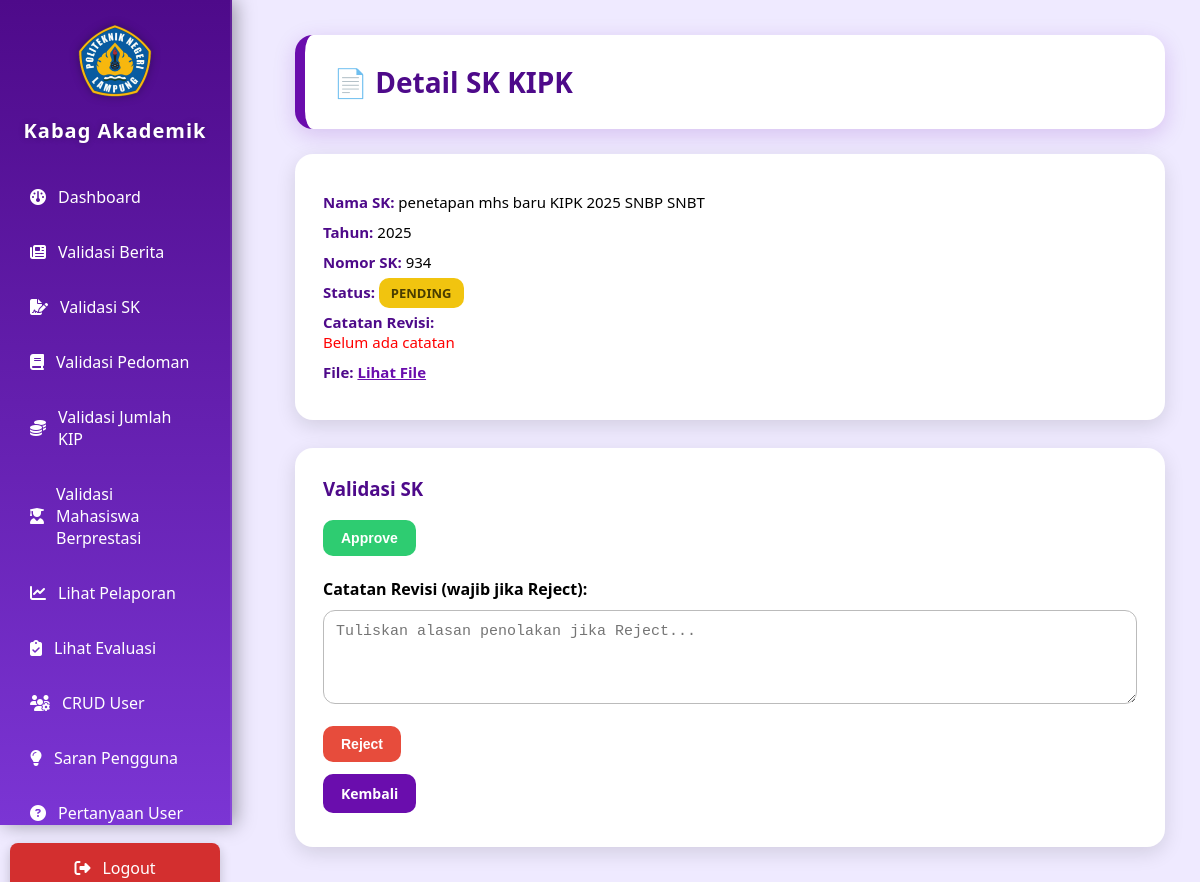
Page /kabag_akademik/validasi_sk_detail.php?id=13 (signed in) on the earlier database version.
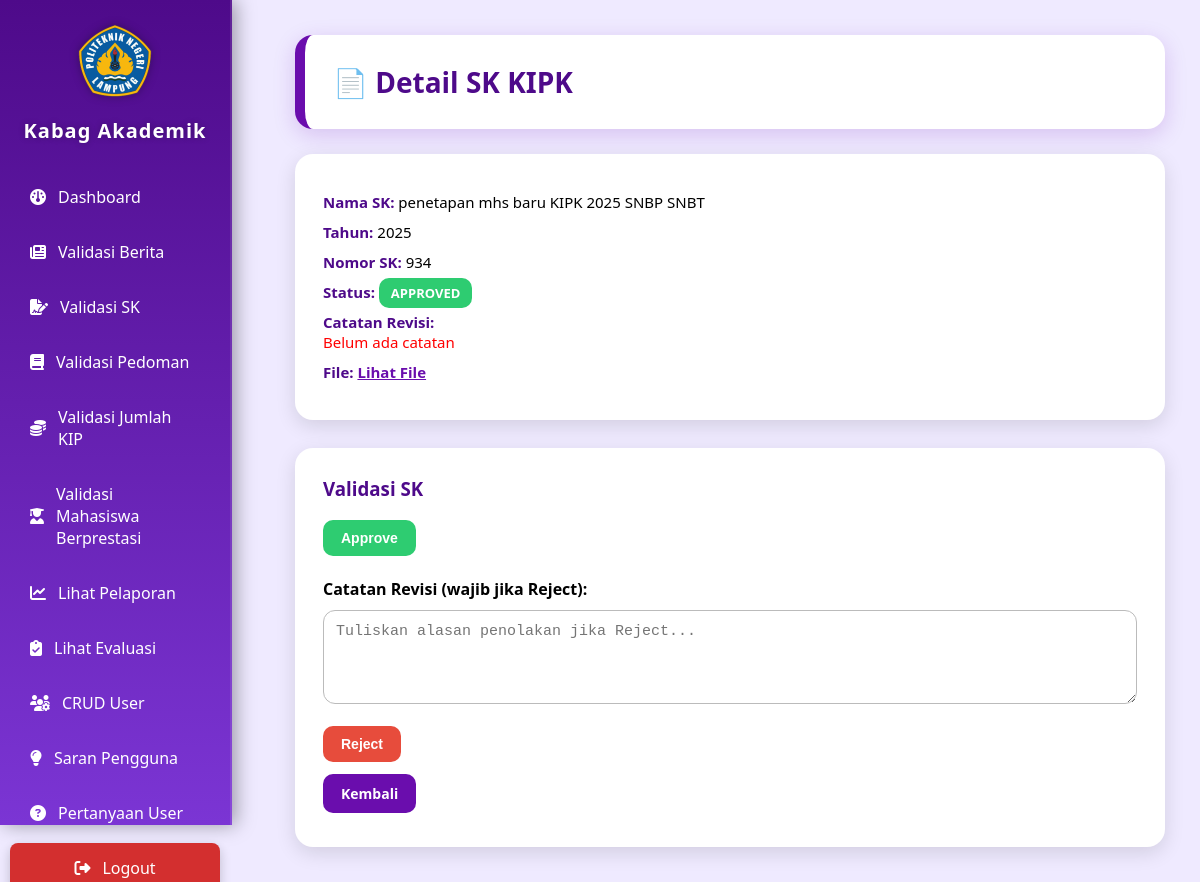
Same page on the later database version.
### tables this page shows
CREATE TABLE `sk_kipk` (
  `id_sk_kipk` int(11) NOT NULL,
  `nama_sk` varchar(255) NOT NULL,
  `tahun` year(4) NOT NULL,
  `nomor_sk` varchar(100) DEFAULT NULL,
  `file_path` varchar(255) DEFAULT NULL,
  `file_url` varchar(255) DEFAULT NULL,
  `status` enum('pending','approved','rejected') DEFAULT 'pending',
  `catatan_revisi` text DEFAULT NULL,
  `approved_by` int(11) UNSIGNED DEFAULT NULL,
  `id_admin` int(11) UNSIGNED DEFAULT NULL
);

### kabag_akademik/validasi_sk_detail.php (the view, shortened to what this page needs)
<?php
include '../koneksi.php';
include 'sidebar.php';
$id = intval($_GET['id']);
$q = mysqli_query($koneksi, "SELECT * FROM sk_kipk WHERE id_sk_kipk=$id");
$d = mysqli_fetch_assoc($q);
?>
<div class="content-wrapper">
    <div class="header-card">
        <h2>📄 Detail SK KIPK</h2>
    </div>
    <div class="detail-card">
        <p><span class="detail-label">Nama SK:</span> <?= htmlspecialchars($d['nama_sk']); ?></p>
        <p><span class="detail-label">Tahun:</span> <?= htmlspecialchars($d['tahun']); ?></p>
        <p><span class="detail-label">Nomor SK:</span> <?= htmlspecialchars($d['nomor_sk']); ?></p>
        <p>
            <span class="detail-label">Status:</span>
            <?php
                $status_lower = strtolower($d['status']);
                $badgeClass =
                    ($status_lower == "approved") ? "success" :
                    (($status_lower == "pending") ? "pending" : "danger");
            ?>
            <span class="badge <?= $badgeClass; ?>"><?= strtoupper($d['status']); ?></span>
        </p>
        <p>
            <span class="detail-label">Catatan Revisi:</span><br>
            <?= !empty($d['catatan_revisi']) ? nl2br(htmlspecialchars($d['catatan_revisi'])) : "<span style='color:red;'>Belum ada catatan</span>"; ?>
        </p>
        <p>
            <span class="detail-label">File:</span>
            <?php if(!empty($d['file_url'])): ?>
                <a href="<?= $d['file_url']; ?>" target="_blank" style="color:#6a0dad; font-weight:bold;">Lihat File</a>
            <?php else: ?>
                Tidak ada file
            <?php endif; ?>
        </p>
    </div>
    <div class="form-card">
        <h3 style="color:#4e0a8a; font-weight:800; margin-top:0;">Validasi SK</h3>
        <form action="validasi_sk_proses.php" method="post" onsubmit="return validateReject(this);">
            <button type="submit" name="s" value="approved" class="btn btn-approve">Approve</button>
            <br><br>
            <label><b>Catatan Revisi (wajib jika Reject):</b></label>
            <textarea name="catatan_revisi" rows="4" placeholder="Tuliskan alasan penolakan jika Reject..."></textarea>
            <br><br>
            <button type="submit" name="s" value="rejected" class="btn btn-reject">Reject</button>
            <br><br>
            <a href="validasi_sk.php" class="btn btn-back" style="text-decoration:none;">Kembali</a>
        </form>
    </div>
</div>

Differences in the rows shown:
changed sk_kipk: status "PENDING" → "APPROVED"
